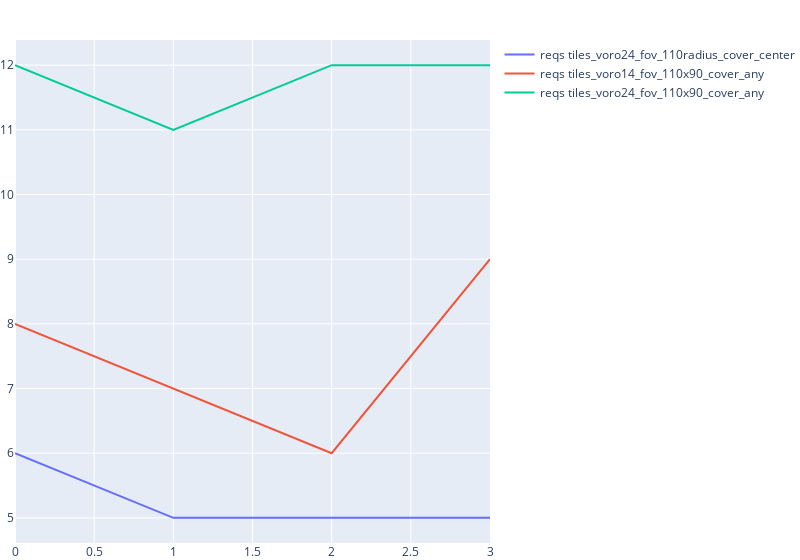
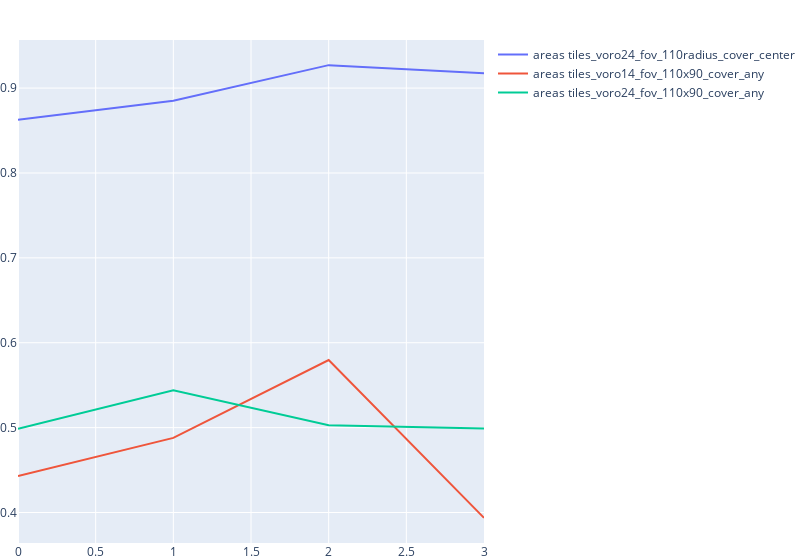
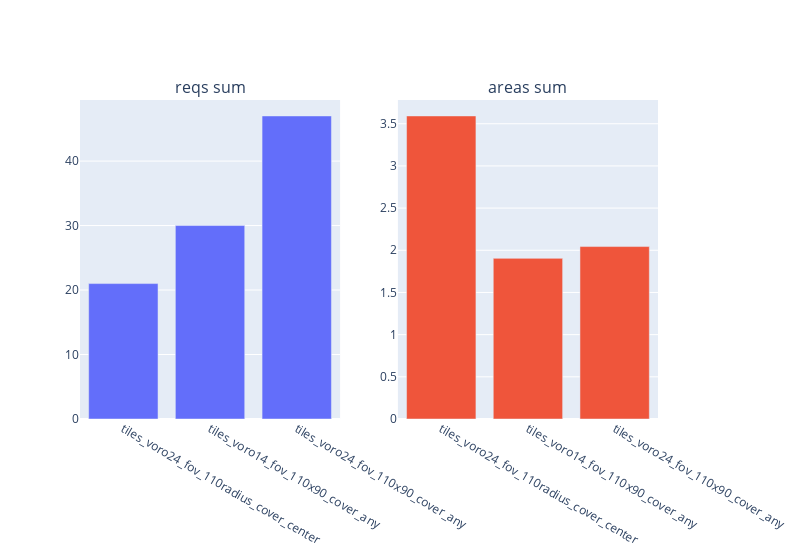

The notebook cell these images were saved under, in order:
### Code cell
# -- heatmap from_position_to_tile_center_covered
from exp_voroni import *

# plot_reqs_per_func(get_traces_one_video_one_user(), [
plot_reqs_per_func(get_traces_one_video_one_user()[::25], [
    # tiles_rectan_fov_110radius_cover_center,
    tiles_voro24_fov_110radius_cover_center,
    tiles_voro14_fov_110x90_cover_any,
    tiles_voro24_fov_110x90_cover_any,
])
# ], True)

### Figure 1 — Plotly figure (JSON) as saved in the notebook; plotly's stock layout.template omitted (floating-point values rounded to 4 significant figures)
{"data": [{"mode": "lines", "name": "reqs tiles_voro24_fov_110radius_cover_center", "type": "scatter", "y": [6, 5, 5, 5]}, {"mode": "lines", "name": "reqs tiles_voro14_fov_110x90_cover_any", "type": "scatter", "y": [8, 7, 6, 9]}, {"mode": "lines", "name": "reqs tiles_voro24_fov_110x90_cover_any", "type": "scatter", "y": [12, 11, 12, 12]}], "layout": {"margin": {"b": 0, "l": 0, "r": 0, "t": 40}, "width": 800}}

### Figure 2 — Plotly figure (JSON) as saved in the notebook; plotly's stock layout.template omitted (floating-point values rounded to 4 significant figures)
{"data": [{"mode": "lines", "name": "areas tiles_voro24_fov_110radius_cover_center", "type": "scatter", "y": [0.8627, 0.885, 0.927, 0.9176]}, {"mode": "lines", "name": "areas tiles_voro14_fov_110x90_cover_any", "type": "scatter", "y": [0.443, 0.4878, 0.5796, 0.3937]}, {"mode": "lines", "name": "areas tiles_voro24_fov_110x90_cover_any", "type": "scatter", "y": [0.4985, 0.5439, 0.5027, 0.499]}], "layout": {"margin": {"b": 0, "l": 0, "r": 0, "t": 40}, "width": 800}}

### Figure 3 — Plotly figure (JSON) as saved in the notebook; plotly's stock layout.template omitted (floating-point values rounded to 4 significant figures)
{"data": [{"type": "bar", "x": ["tiles_voro24_fov_110radius_cover_center", "tiles_voro14_fov_110x90_cover_any", "tiles_voro24_fov_110x90_cover_any"], "xaxis": "x", "y": [21, 30, 47], "yaxis": "y"}, {"type": "bar", "x": ["tiles_voro24_fov_110radius_cover_center", "tiles_voro14_fov_110x90_cover_any", "tiles_voro24_fov_110x90_cover_any"], "xaxis": "x2", "y": [3.592, 1.904, 2.044], "yaxis": "y2"}], "layout": {"annotations": [{"font": {"size": 16}, "showarrow": false, "text": "reqs sum", "x": 0.225, "xanchor": "center", "xref": "paper", "y": 1, "yanchor": "bottom", "yref": "paper"}, {"font": {"size": 16}, "showarrow": false, "text": "areas sum", "x": 0.775, "xanchor": "center", "xref": "paper", "y": 1, "yanchor": "bottom", "yref": "paper"}], "showlegend": false, "width": 800, "xaxis": {"anchor": "y", "domain": [0, 0.45]}, "xaxis2": {"anchor": "y2", "domain": [0.55, 1]}, "yaxis": {"anchor": "x", "domain": [0, 1]}, "yaxis2": {"anchor": "x2", "domain": [0, 1]}}}
